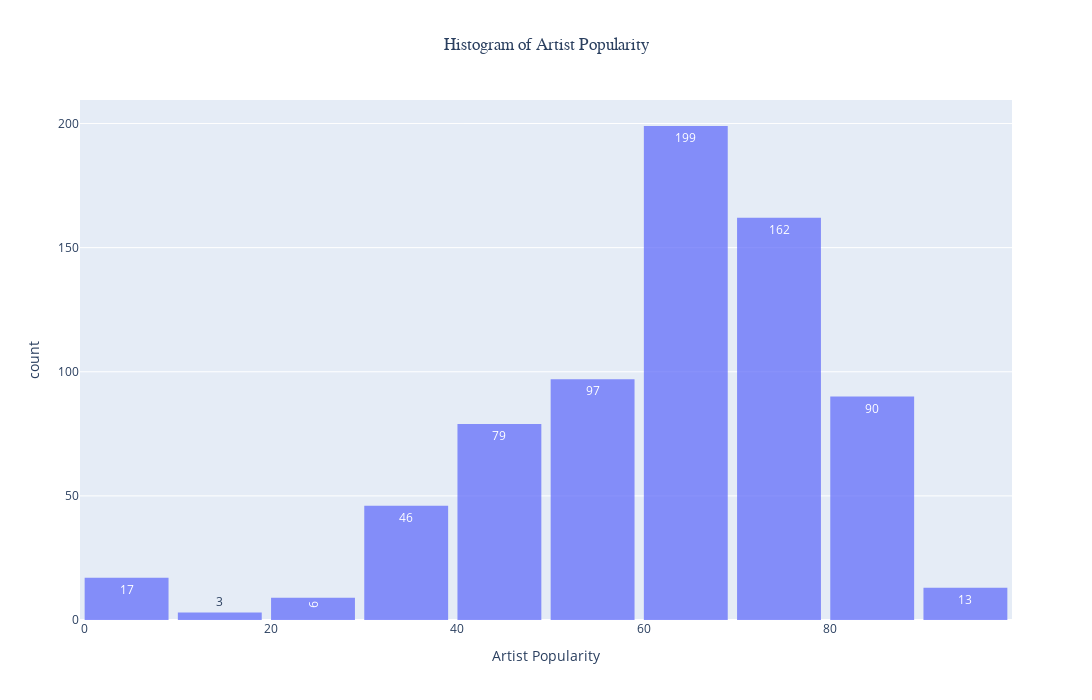

The notebook cell this image was saved under:
### Code cell
fig4 = px.histogram(artist_info, x='artist_popularity', nbins=10, title="Histogram of Artist Popularity", 
                    labels={"artist_popularity": 'Artist Popularity'}, opacity=0.75, text_auto=True,
                    width=1500, height=700)
fig4.update_layout(title_x = 0.5, title_font_family = "Arial", bargap=0.1)
fig4.show()

### Figure 1 — Plotly figure (JSON) as saved in the notebook; plotly's stock layout.template omitted (floating-point values rounded to 4 significant figures; data arrays with more than 128 entries replaced by an {"elided": "..."} marker saying what was removed)
{"data": [{"alignmentgroup": "True", "bingroup": "x", "hovertemplate": "Artist Popularity=%{x}<br>count=%{y}<extra></extra>", "legendgroup": "", "marker": {"color": "#636efa", "opacity": 0.75, "pattern": {"shape": ""}}, "name": "", "nbinsx": 10, "offsetgroup": "", "orientation": "v", "showlegend": false, "texttemplate": "%{value}", "type": "histogram", "x": {"elided": "715 int values"}, "xaxis": "x", "yaxis": "y"}], "layout": {"bargap": 0.1, "barmode": "relative", "height": 700, "legend": {"tracegroupgap": 0}, "title": {"font": {"family": "Arial"}, "text": "Histogram of Artist Popularity", "x": 0.5}, "width": 1500, "xaxis": {"anchor": "y", "domain": [0, 1], "title": {"text": "Artist Popularity"}}, "yaxis": {"anchor": "x", "domain": [0, 1], "title": {"text": "count"}}}}
